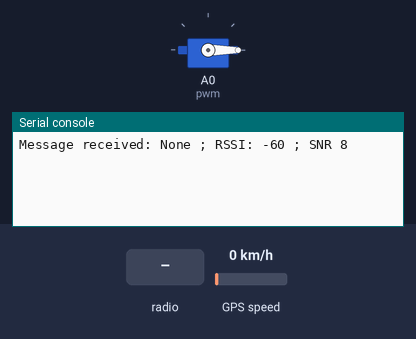
The program below on a simulated CircuitPython board. Shown: servo, the last lines printed to the serial console. The inputs (shaded band) are chosen by the test bench; at power-on: GPS speed 0 km/h. The clock reads 2024-03-15 10:24:30 at power-on unless the program sets it; the GPS gets a fix after 3 s at 37.7749, -122.4194 with 8 satellites; no radio messages arrive unless stated (any console line starting 'radio sent:' is added by the test bench).

Above: at 1.2 s.
1.3 s: radio message "KN6NAQ!CMD" arrives
At 2.4 s:
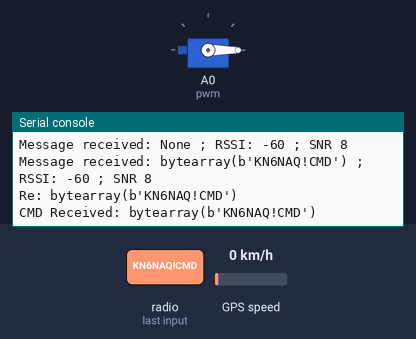
3.0 s: radio message "65" arrives
At 4.0 s:
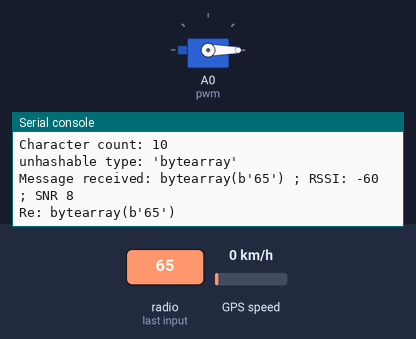

Measured:
- after the input at 1.3 s, the serial console: prints a new line after 0.20 s (image 1)
- after the input at 3.0 s, the serial console: prints a new line after 0.66 s (image 2)

The program:

BLV.py
```python
# BLV Onboard Cutaway Mechanism Code
# Originally written by Michael Pham and Ali Malik
# Edited by Pragun Bethapudi, Vencionas Kosasih, and Tri Do
# Most recent editor: Tri Do

# import necessary libraries
import board
import busio
import digitalio
import time
import adafruit_rfm9x
from adafruit_motor import servo
import pwmio
import adafruit_gps

pwm = pwmio.PWMOut(board.A0, frequency=50)
servo = servo.Servo(pwm, min_pulse=750, max_pulse=2250)

uart = busio.UART(board.TX, board.RX, baudrate=9600, timeout=10)
gps = adafruit_gps.GPS(uart, debug=False)

gps.send_command(b"PMTK314,0,1,0,1,0,0,0,0,0,0,0,0,0,0,0,0,0,0,0")
gps.send_command(b"PMTK220,1000")

# define variables to be used for the GPS values.
gps_alt = 0
gps_speed = 0
gps_track_angle = 0

spi = busio.SPI(board.SCK, MOSI=board.MOSI, MISO=board.MISO)
cs = digitalio.DigitalInOut(board.D10)
reset = digitalio.DigitalInOut(board.D11)
rfm9x = adafruit_rfm9x.RFM9x(spi, cs, reset, 435.75)

rfm9x.spreading_factor=7
rfm9x.coding_rate=6
rfm9x.tx_power=23
rfm9x.node=0xfb
rfm9x.destination=0x7
rfm9x.receive_timeout=10
rfm9x.enable_crc=True
rfm9x.signal_bandwidth = 125000

servo.angle=0


# ====================================================================================================

# this defines "command keys," aka the two numbers at the end of
# the message required to actually execute a command.
cmd_keys = {
    b'65':   'cut_away',
    b'66':   'query',
    b'67':   'exec_cmd',
    b'68':   'ping',
    b'69':   'signal_status', # nice
    b'70':   'alt_status',
    b'71':   'coord_status'
}


# ====================================================================================================

# this defines a function that interprets the received message.

def cmd_handler(msg):
    try:
        header = msg[0:10]
        print(f"Re: {header}")

        # verify that the message is from us (unique string).
        # if not, it doesn't do anything (no "else" block).
        if msg[0:10] == b'KN6NAQ!CMD':
            print(f"CMD Received: {msg}")

            rfm9x.send("CMD ACK!")
            rfm9x.send("CMD ACK!")
            rfm9x.send("CMD ACK!")

            time.sleep(1)

            cmd_key = msg[10:12]
            print(f"Command key: {cmd_key}")

            #eval(cmd_keys[cmd_key]) <- not sure why this is here

            cmd_args = None
            cmd_args = msg[10:]
            print(f"CMD with ARGS: {cmd_args}")
            print(f"Character count: {len(msg)}")

            # this links a specific function to each specific message.
            # these functions are defined in a later section.
            if msg == "KN6NAQ!CMD65":
                cut_away()
            if msg == "KN6NAQ!CMD69":
                signal_status()
            if msg == "KN6NAQ!CMD70":
                alt_status()
            if msg == "KN6NAQ!CMD71":
                coord_status()


            if cmd_key in cmd_keys:
                try:
                    if cmd_args is None:
                        print('running {} (no args)'.format(cmd_keys[cmd_key]))
                        # eval a string turns it into a func name
                        eval(cmd_keys[cmd_key])()
                    else:
                        print('running {} (with args: {})'.format(cmd_keys[cmd_key],cmd_args))
                        eval(cmd_keys[cmd_key])#(cmd_args)

                except Exception as e:
                    print('Something went wrong: {}'.format(e))
                    rfm9x.send(str(e).encode())

            else:
                print('invalid command!')
                rfm9x.send(b'invalid cmd_key' + msg[11:])

    except Exception as e:
        print(e)


# ====================================================================================================

# this defines a function that handles all the gps info

def gps_handler(gps_alt, gps_speed, gps_track_angle):
    # Make sure to call gps.update() every loop iteration and at least twice
    # as fast as data comes from the GPS unit (usually every second).
    # This returns a bool that's true if it parsed new data (you can ignore it
    # though if you don't care and instead look at the has_fix property).
    gps.update()
    # Every second print out current location details if there's a fix.

    print("=" * 40)  # Print a separator line.

    if not gps.has_fix:
        # Try again if we don't have a fix yet.
        print("Waiting for fix...")

        return "No GPS Fix"
    # We have a fix! (gps.has_fix is true)
    # Print out details about the fix like location, date, etc.

    print(
        "Fix timestamp UTC: {}/{}/{} {:02}:{:02}:{:02}".format(
            gps.timestamp_utc.tm_mon,  # Grab parts of the time from the
            gps.timestamp_utc.tm_mday,  # struct_time object that holds
            gps.timestamp_utc.tm_year,  # the fix time.  Note you might
            gps.timestamp_utc.tm_hour,  # not get all data like year, day,
            gps.timestamp_utc.tm_min,  # month!
            gps.timestamp_utc.tm_sec,
        )
    )
    print("Latitude: {0:.6f} degrees".format(gps.latitude))
    print("Longitude: {0:.6f} degrees".format(gps.longitude))

    print("Fix quality: {}".format(gps.fix_quality))
    # Some attributes beyond latitude, longitude and timestamp are optional
    # and might not be present.  Check if they're None before trying to use!
    if gps.altitude_m is not None:
        print("Altitude: {} meters".format(gps.altitude_m))
        gps_alt = gps.altitude_m
    if gps.speed_knots is not None:
        print("Speed: {} knots".format(gps.speed_knots))
        gps_speed = gps.speed_knots
    if gps.track_angle_deg is not None:
        print("Track angle: {} degrees".format(gps.track_angle_deg))
        gps_track_angle = gps.track_angle_deg

    gps_data_string = "UTC Time {}/{}/{} {:02}:{:02}:{:02} | Lat: {} Long: {} | Alt: {} | Knts: {} | TRKA: {}".format(
        gps.timestamp_utc.tm_mon,  # Grab parts of the time from the
        gps.timestamp_utc.tm_mday,  # struct_time object that holds
        gps.timestamp_utc.tm_year,  # the fix time.  Note you might
        gps.timestamp_utc.tm_hour,  # not get all data like year, day,
        gps.timestamp_utc.tm_min,  # month!
        gps.timestamp_utc.tm_sec,
        gps.latitude,
        gps.longitude,
        gps_alt,
        gps_speed,
        gps_track_angle
    )

    return gps_data_string


# ====================================================================================================

# this section defines functions that correspond to the "command keys"

def cut_away():
    print("Cutting!")
    servo.angle = 180
    rfm9x.send("Cut Away Initiated")

def ping():
    rfm9x.destination=0xff
    rfm9x.send(f"This is the Bronco Space BLV Callsign KN6NAQ! Time: {time.monotonic()}. Last RSSI: {rfm9x.last_rssi}")
    rfm9x.destination=0xfb

def query(args):
    print(f'query: {args}')
    print(rfm9x.send(data=str(eval(args))))

def exec_cmd(args):
    print(f'exec: {args}')
    exec(args)

def signal_status(): #1
    print("Sending signal status and confirmation!")
    if gps.has_fix:
        rfm9x.send(gps_handler(gps_alt, gps_speed, gps_track_angle))
    else:
        rfm9x.send("GPS does not have a fix! Please try again.")


def alt_status(): #3
    print("Sending current altitude!")
    if gps.has_fix:
        if gps.altitude_m is not None:
            rfm9x.send(f"Altitude: {gps.altitude_m} meters")
        else:
            rfm9x.send("GPS has a fix, but altitude not available! Please try again.")
    else:
        rfm9x.send("GPS does not have a fix! Please try again.")

def coord_status(): #5
    print("Sending coordinates!")
    if gps.has_fix:
        rfm9x.send("""Latitude: {} degrees, Longitude: {} degrees""".format(round(gps.latitude, 6), round(gps.longitude,6)))
    else:
        rfm9x.send("GPS does not have a fix! Please try again.")


# ====================================================================================================
# zeros variables

last_signal_status_time = time.monotonic()


# this is the actual looping code (must define all functions beforehand)
while True:
    msg = rfm9x.receive()

    print(f"Message received: {msg} ; RSSI: {rfm9x.last_rssi} ; SNR {rfm9x.snr}")

    if msg is not None:
        cmd_handler(msg)

    if time.monotonic() - last_signal_status_time > 5:
        signal_status()
        last_signal_status_time = time.monotonic()


#     if gps_alt == 31500:
#         cut_away()
        # cutaway automatic activation

    time.sleep(1)
```
